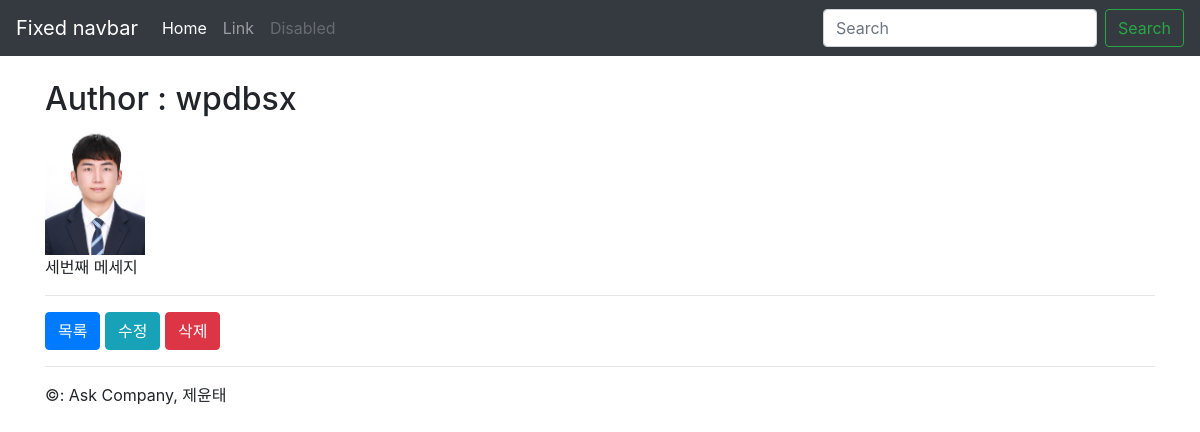
Page /instagram/102/ on the committed database.
### instagram/models.py (models this page shows, shortened)
class Post(models.Model) :
    author = models.ForeignKey(settings.AUTH_USER_MODEL, on_delete= models.CASCADE)
    message = models.TextField(
        validators=[MinLengthValidator(10)]
    )
    photo = models.ImageField(blank=True,upload_to='instagram/post/%Y/%m/%d')
    tag_set = models.ManyToManyField('Tag',blank=True)
    is_public = models.BooleanField(default=False,verbose_name='공개 여부')
    created_at = models.DateTimeField(auto_now_add=True)
    updated_at = models.DateTimeField(auto_now=True)
    class Meta :
        ordering = ['-id']

### instagram/views.py (the view)
class PostDetailView(DetailView):
    model =Post
    def  get_queryset(self):
        qs = super().get_queryset()
        if not self.request.user.is_authenticated :
            qs = qs.filter(is_public=True)
        return qs

### instagram/templates/instagram/post_detail.html (shortened to what this page needs)
{% extends "instagram/layout.html" %}
{% block content %}
    <h2>Author :
        {{post.author}}</h2>
    {% if post.photo%}
        <img src="{{post.photo.url}}" style="width: 100px"/>
    {% endif %}
    {{post.message|linebreaks}}
    <hr/>
    <a href="{% url 'instagram:post_list'%}" class="btn btn-primary">
        목록
    </a>
    <a href="{% url 'instagram:post_edit' post.pk %}" class="btn btn-info">
        수정
    </a>
    <a href="{% url 'instagram:post_delete' post.pk %}" class="btn btn-danger">
        삭제
    </a>
{% endblock content %}

### instagram/templates/instagram/layout.html (style rules this page uses)
body { padding-top: 5rem; padding-bottom: 2rem; }

### rows in the picture
Post: author "wpdbsx", photo (picture), message "세번째 메세지"
